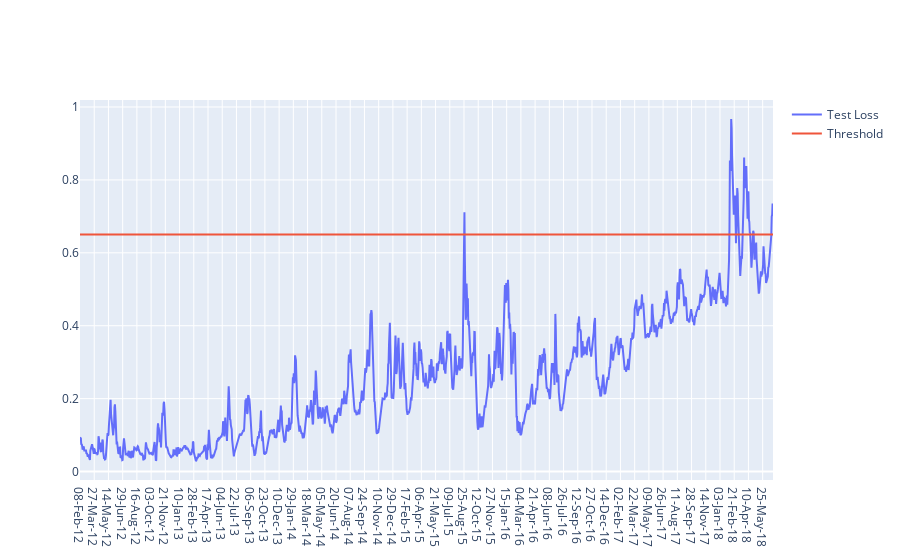

Notebook cell for this chart:
### Code cell
fig =go.Figure()
fig.add_trace(go.Scatter(x=test[time_steps:].date, y=test_score_df.loss,
                         mode='lines', name='Test Loss'))
fig.add_trace(go.Scatter(x=test[time_steps:].date, y=test_score_df.threshold,
                         mode='lines', name='Threshold'))
fig.update_layout(showlegend=True)
fig.show()

### Figure 1 — Plotly figure (JSON) as saved in the notebook; plotly's stock layout.template omitted (floating-point values rounded to 4 significant figures; data arrays with more than 128 entries replaced by an {"elided": "..."} marker saying what was removed)
{"data": [{"mode": "lines", "name": "Test Loss", "type": "scatter", "x": {"elided": "1609 str values"}, "y": {"elided": "1609 float values"}}, {"mode": "lines", "name": "Threshold", "type": "scatter", "x": {"elided": "1609 str values"}, "y": {"elided": "1609 float values"}}], "layout": {"showlegend": true}}
